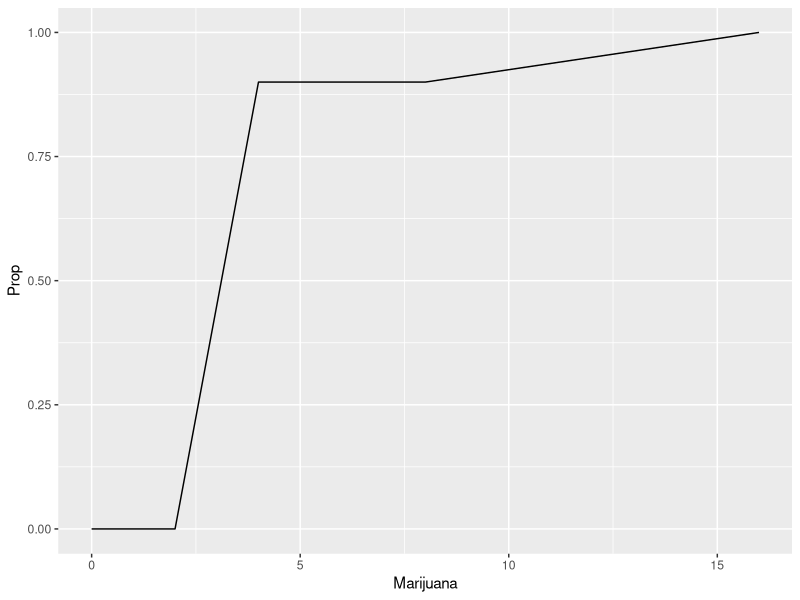
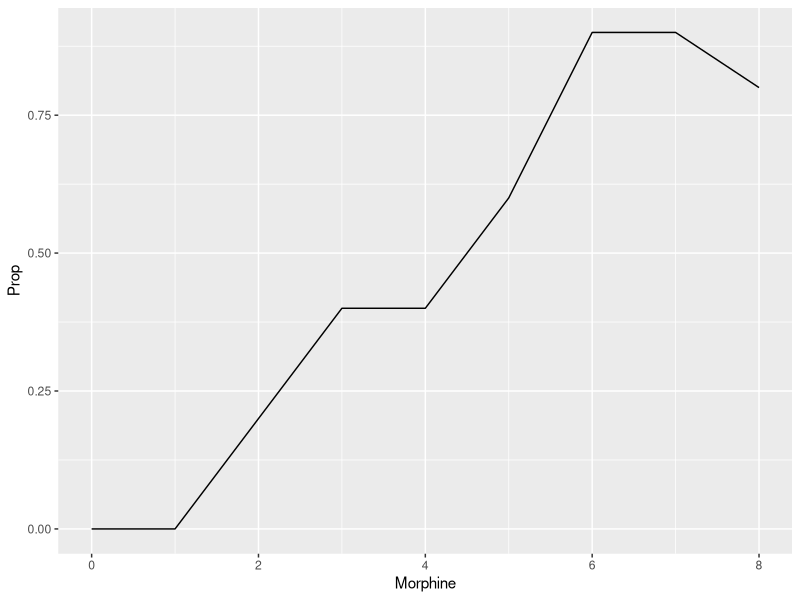
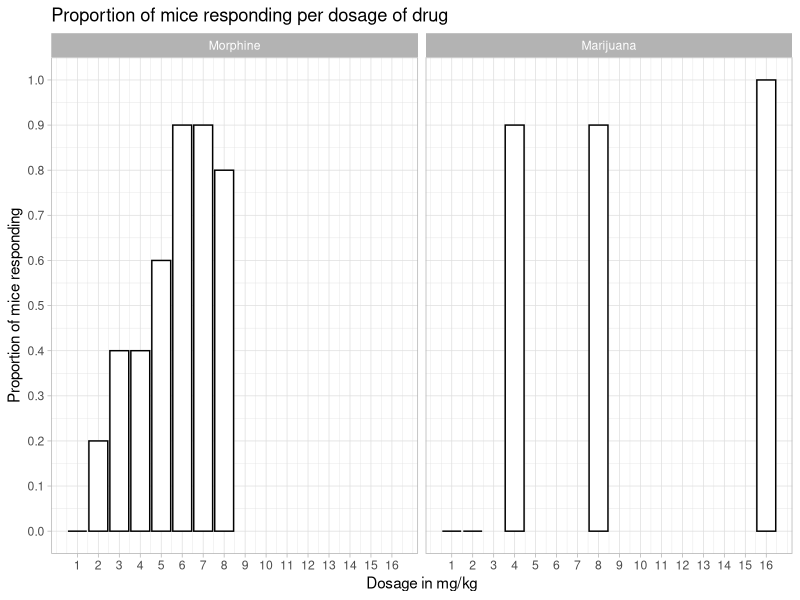
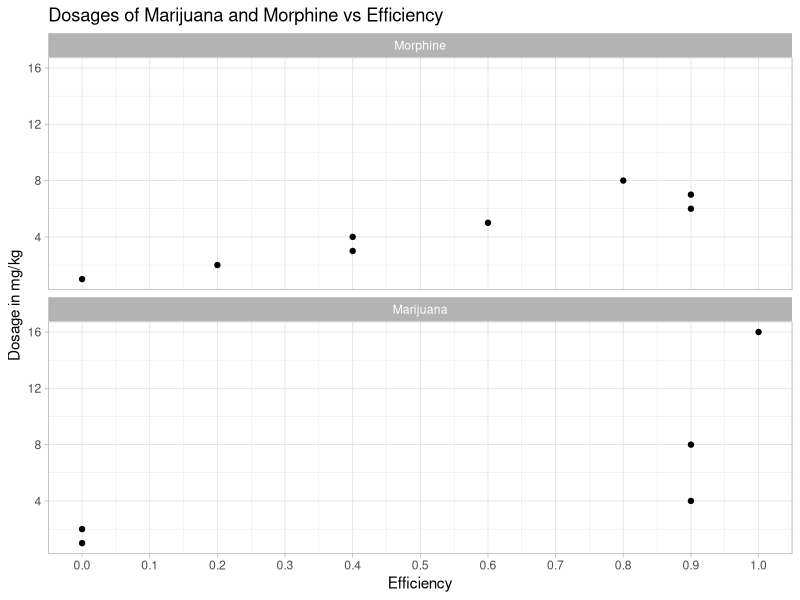
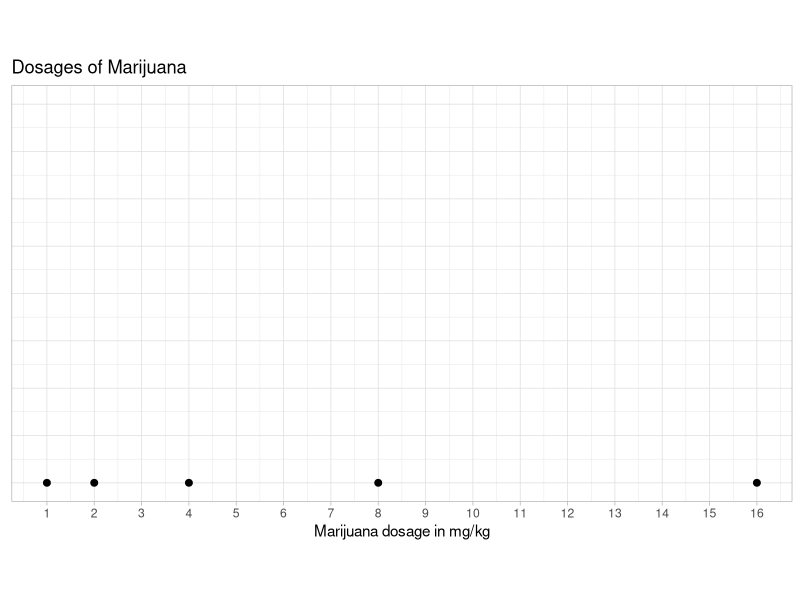
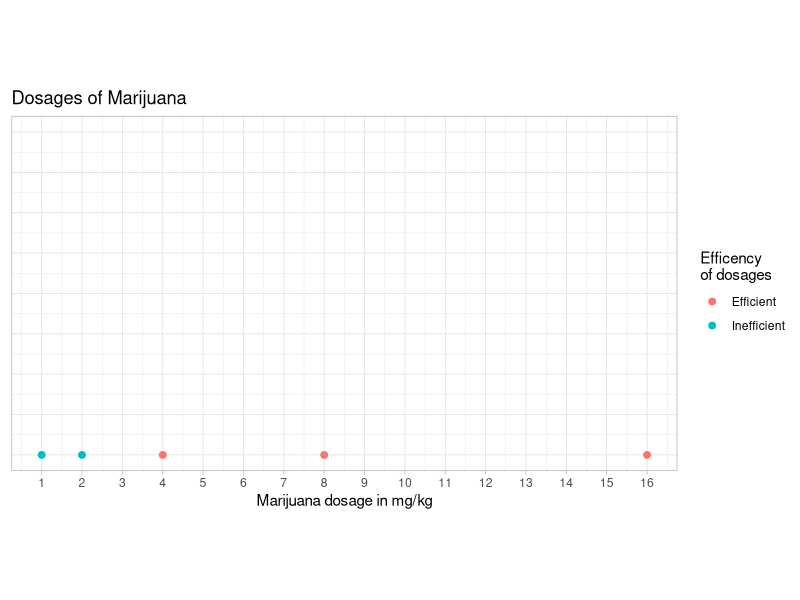
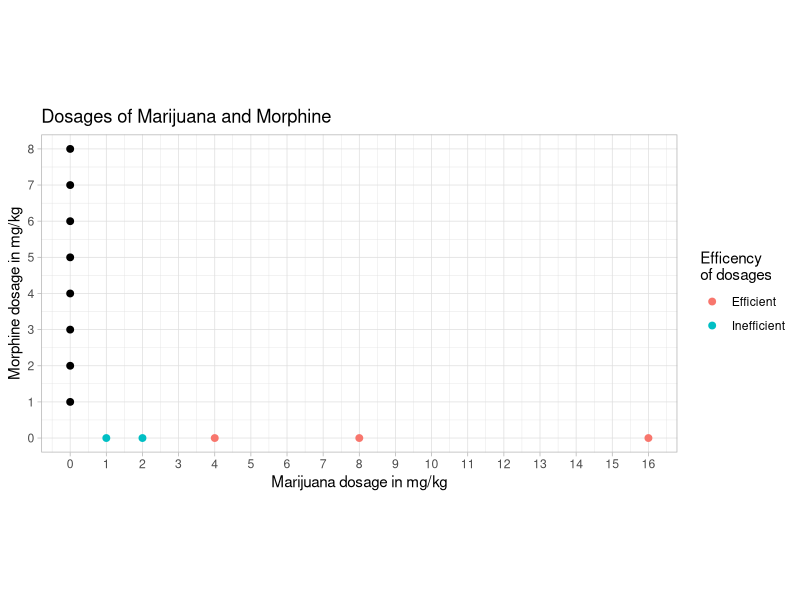
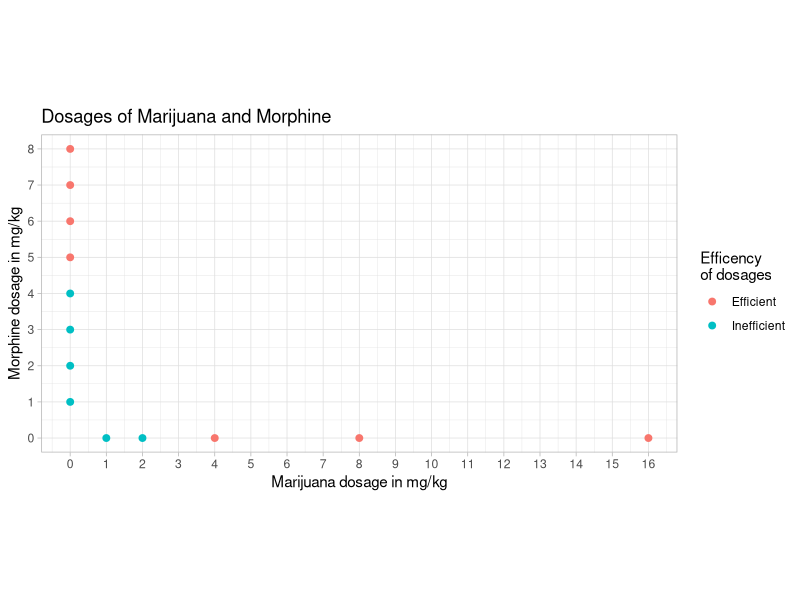

The R source for these figures, in order:
## ---- chunk 1
knitr::opts_chunk$set(echo = TRUE, message = FALSE, warning = FALSE, fig.align = "center")
## ---- chunk 2
library(data.table)
library(ggplot2)
## ---- chunk 3
pain <- fread("Bpain.csv")
## ---- chunk 4
pain <- pain[, -c(1,6)]
## ---- chunk 5
pain <- pain[, Prop_dummy  := ifelse(Prop >= 0.5, "Efficient", "Inefficient")]
## ---- chunk 6
ggplot(data = pain[Set %in% c("O", "B"),], aes(x = Marijuana, y = Prop)) + geom_line()
ggplot(data = pain[Set %in% c("O", "A"),], aes(x = Morphine, y = Prop)) + geom_line()
## ---- chunk 7
pain_melt <- pain[Set %in% c("A", "B"),]
pain_melt <- pain_melt[, c(2,3,5)]
pain_melt <- melt(pain_melt, id.vars = "Prop")
pain_melt <- pain_melt[c(1:8, 22:26), ]
## ---- chunk 8
ggplot(data = pain_melt, aes(x = value, y = Prop)) +
  geom_col(color = "black", fill = "white") +
  facet_wrap(~ variable) +
  scale_x_continuous(breaks = 1:16) +
  scale_y_continuous(breaks = seq(0,1,0.1)) +
  theme_light() +
  labs(title = "Proportion of mice responding per dosage of drug",
       x = "Dosage in mg/kg",
       y = "Proportion of mice responding")
## ---- chunk 9
ggplot(data = pain_melt, aes(x = Prop, y = value)) +
  geom_point() +
  facet_wrap(~ variable, nrow = 2) +
  scale_x_continuous(breaks = seq(0, 1, 0.1)) +
  scale_y_continuous(breaks = seq(0,16,4)) +
  theme_light() +
  labs(title = "Dosages of Marijuana and Morphine vs Efficiency",
       x = "Efficiency",
       y = "Dosage in mg/kg")
  
## ---- chunk 10
ggplot(pain[Set %in% "B",], aes(x = Marijuana, y = Morphine)) +
  geom_point(size = 2) +
  coord_equal() +
  theme_light() +
  scale_x_continuous(breaks = c(0:16)) +
  scale_y_continuous(breaks = c(0:8), limits = c(0,8)) +
  theme(axis.title.y = element_blank(),
        axis.text.y = element_blank(),
        axis.ticks.y = element_blank()) +
  labs(title = "Dosages of Marijuana",
       x = "Marijuana dosage in mg/kg")
## ---- chunk 11
ggplot(pain[Set %in% "B",], aes(x = Marijuana, y = Morphine, color = Prop_dummy)) +
  geom_point(size = 2) +
  coord_equal() +
  theme_light() +
  scale_x_continuous(breaks = c(0:16)) +
  scale_y_continuous(breaks = c(0:8), limits = c(0,8)) +
  theme(axis.title.y = element_blank(),
        axis.text.y = element_blank(),
        axis.ticks.y = element_blank()) +
  labs(title = "Dosages of Marijuana",
       x = "Marijuana dosage in mg/kg",
       color = "Efficency \nof dosages")
## ---- chunk 12
ggplot(pain[Set %in% "B",], aes(x = Marijuana, y = Morphine, color = Prop_dummy)) +
  geom_point(size = 2) +
  geom_point(data = pain[Set %in% "A",], mapping = aes(x = Marijuana, y = Morphine), size = 2, color = "black") +
  coord_equal() +
  theme_light() +
  scale_x_continuous(breaks = c(0:16)) +
  scale_y_continuous(breaks = c(0:8), limits = c(0,8)) +
  labs(title = "Dosages of Marijuana and Morphine",
       x = "Marijuana dosage in mg/kg",
       y = "Morphine dosage in mg/kg",
       color = "Efficency \nof dosages")
## ---- chunk 13
ggplot(pain[Set %in% c("A", "B"),], aes(x = Marijuana, y = Morphine, color = Prop_dummy)) +
  geom_point(size = 2) +
  coord_equal() +
  theme_light() +
  scale_x_continuous(breaks = c(0:16)) +
  scale_y_continuous(breaks = c(0:8), limits = c(0,8)) +
  labs(title = "Dosages of Marijuana and Morphine",
       x = "Marijuana dosage in mg/kg",
       y = "Morphine dosage in mg/kg",
       color = "Efficency \nof dosages")
## ---- chunk 14
ggplot(pain[Set %in% c("O", "A", "B"),], aes(x = Marijuana, y = Morphine, color = Prop_dummy)) +
  geom_point(size = 2) +
  coord_equal() +
  theme_light() +
  scale_x_continuous(breaks = c(0:16)) +
  scale_y_continuous(breaks = c(0:8), limits = c(0,8)) +
  labs(title = "Dosages of Marijuana and Morphine",
       x = "Marijuana dosage in mg/kg",
       y = "Morphine dosage in mg/kg",
       color = "Efficency \nof dosages")
## ---- chunk 15
ggplot(pain[Set %in% c("O", "A", "B"),], aes(x = Marijuana, y = Morphine, color = Prop_dummy)) +
  geom_point(size = 2) +
  geom_point(data = pain[Set %in% "AB",], mapping = aes(x = Marijuana, y = Morphine), size = 2, color = "black") +
  coord_equal() +
  theme_light() +
  scale_x_continuous(breaks = c(0:16)) +
  scale_y_continuous(breaks = c(0:8), limits = c(0,8)) +
  labs(title = "Dosages of Marijuana and Morphine",
       x = "Marijuana dosage in mg/kg",
       y = "Morphine dosage in mg/kg",
       color = "Efficency \nof dosages")
## ---- chunk 16
ggplot(pain, aes(x = Marijuana, y = Morphine, color = Prop_dummy)) +
  geom_point(size = 2) +
  coord_equal() +
  theme_light() +
  scale_x_continuous(breaks = c(0:16)) +
  scale_y_continuous(breaks = c(0:8)) +
  labs(title = "Dosages of Marijuana and Morphine",
       x = "Marijuana dosage in mg/kg",
       y = "Morphine dosage in mg/kg",
       color = "Efficency \nof dosages")
## ---- chunk 17
ggplot(pain, aes(x = Marijuana, y = Morphine, color = Prop_dummy)) +
  geom_point(size = 2) +
  coord_equal() +
  geom_abline(intercept = 5, slope = -5/4) +
  theme_light() +
  scale_x_continuous(breaks = c(0:16)) +
  scale_y_continuous(breaks = c(0:8)) +
  labs(title = "Dosages of Marijuana and Morphine with Isobole",
       x = "Marijuana dosage in mg/kg",
       y = "Morphine dosage in mg/kg",
       color = "Efficency \nof dosages")
## ---- chunk 18
ggplot(pain, aes(x = Marijuana, y = Morphine, color = Prop_dummy)) +
  geom_point(size = 2) +
  coord_equal() +
  geom_point(mapping = aes(x = 2.1, y = 0), color = "black", fill = "red", size = 3, pch = 22) +
  geom_abline(intercept = 5, slope = -5/2.1) +
  theme_light() +
  scale_x_continuous(breaks = c(0:16)) +
  scale_y_continuous(breaks = c(0:8)) +
  labs(title = "Dosages of Marijuana and Morphine with Isobole",
       x = "Marijuana dosage in mg/kg",
       y = "Morphine dosage in mg/kg",
       color = "Efficency \nof dosages")
